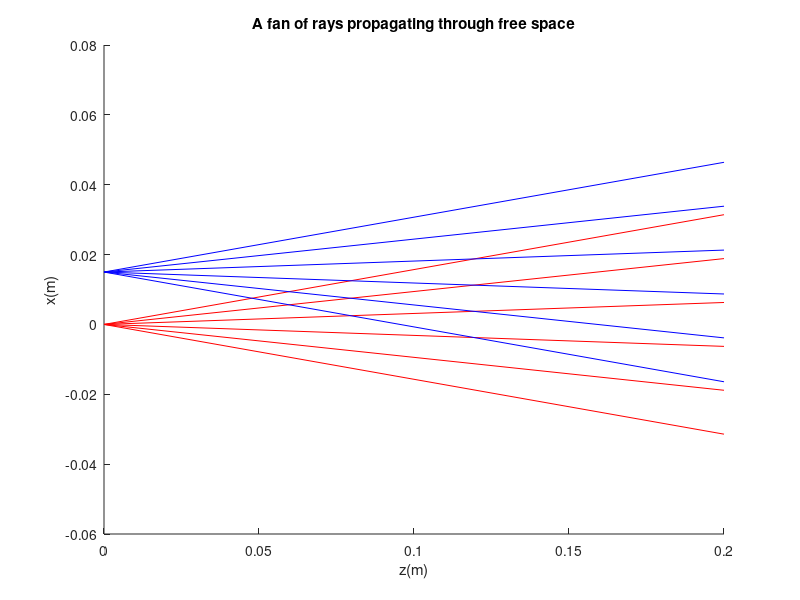

Write MATLAB code to recreate this figure.
clear, clc, close all
%% ray tracing basics:
d = 0.2; %distance for the light to propagate
Md = [1 d 0 0;0 1 0 0;0 0 1 d;0 0 0 1]; %distance matric
N = 6; %the numbers of rays you wish to simulate from each object

% vector of the initial x & z positions of the objects
xPositions1 = zeros(1,N);
xPositions2 = ones(1,N)*0.015;
zPositions1 = zeros(1,N);
zPositions2 = ones(1,N)*0.015;

%evenly divide angle between -pi/20 and pi/20 N times
Angles = linspace(-pi/20,pi/20,N);

%concatenate the x positions, z positions and angles into "rays1" and
% rays2" in the form shown in the assignment.
rays1 = [xPositions1; Angles; zPositions1; Angles];

%Multiply rays1 and 2 by the propagation matrix.
rays_Prop1 = Md*rays1;
rays2 = [xPositions2; Angles; zPositions2; Angles];
rays_Prop2 = Md*rays2;

%create vectors containing the x and z values for all rays for graphing
%purposes.
x1 = [zeros(1,N);ones(1,N)*d];
z1 = [xPositions1;rays_Prop1(1,:)];
x2 = [zeros(1,N);ones(1,N)*d];
z2 = [xPositions2;rays_Prop2(1,:)];

%plot the two objects with ray propagating from them
figure
hold on
plot (x1,z1,"red");
plot (x2,z2, "blue");
xlabel("z(m)")
ylabel("x(m)")
title("A fan of rays propagating through free space");
axis([0, 0.2 -0.06,0.08]);
hold off
